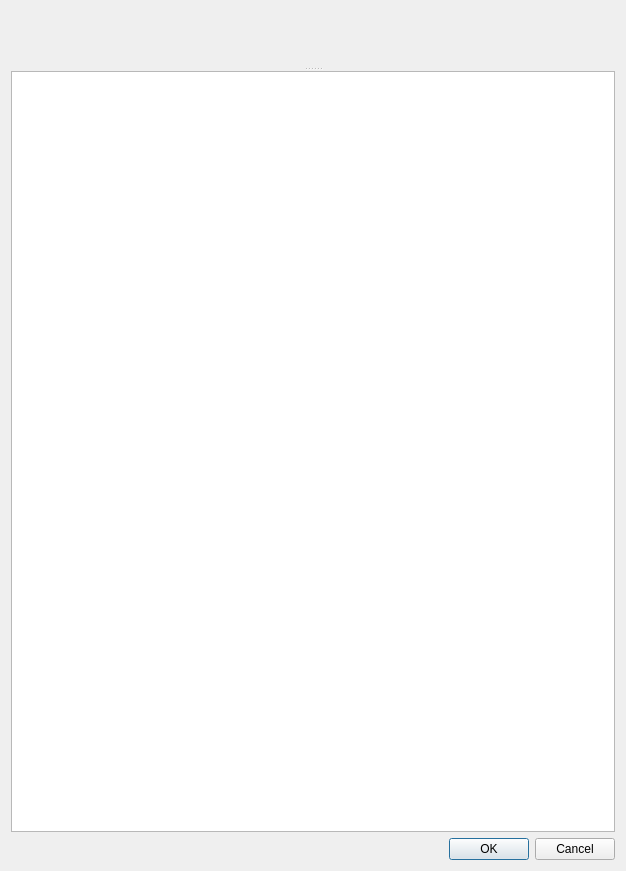
<?xml version="1.0" encoding="UTF-8"?>
<ui version="4.0">
 <class>mapperdialog</class>
 <widget class="QDialog" name="mapperdialog">
  <property name="geometry">
   <rect>
    <x>0</x>
    <y>0</y>
    <width>626</width>
    <height>871</height>
   </rect>
  </property>
  <property name="windowTitle">
   <string>Dialog</string>
  </property>
  <layout class="QVBoxLayout" name="verticalLayout">
   <item>
    <widget class="QSplitter" name="splitter">
     <property name="orientation">
      <enum>Qt::Vertical</enum>
     </property>
     <widget class="QLabel" name="lb_image">
      <property name="maximumSize">
       <size>
        <width>800</width>
        <height>600</height>
       </size>
      </property>
      <property name="text">
       <string/>
      </property>
      <property name="pixmap">
       <pixmap resource="../appresources.qrc">:/images/cityoflove.jpg</pixmap>
      </property>
      <property name="scaledContents">
       <bool>true</bool>
      </property>
     </widget>
     <widget class="QPlainTextEdit" name="te_info">
      <property name="readOnly">
       <bool>true</bool>
      </property>
     </widget>
    </widget>
   </item>
   <item>
    <widget class="QDialogButtonBox" name="buttonBox">
     <property name="orientation">
      <enum>Qt::Horizontal</enum>
     </property>
     <property name="standardButtons">
      <set>QDialogButtonBox::Cancel|QDialogButtonBox::Ok</set>
     </property>
    </widget>
   </item>
  </layout>
 </widget>
 <resources>
  <include location="../appresources.qrc"/>
 </resources>
 <connections>
  <connection>
   <sender>buttonBox</sender>
   <signal>accepted()</signal>
   <receiver>mapperdialog</receiver>
   <slot>accept()</slot>
   <hints>
    <hint type="sourcelabel">
     <x>248</x>
     <y>254</y>
    </hint>
    <hint type="destinationlabel">
     <x>157</x>
     <y>274</y>
    </hint>
   </hints>
  </connection>
  <connection>
   <sender>buttonBox</sender>
   <signal>rejected()</signal>
   <receiver>mapperdialog</receiver>
   <slot>reject()</slot>
   <hints>
    <hint type="sourcelabel">
     <x>316</x>
     <y>260</y>
    </hint>
    <hint type="destinationlabel">
     <x>286</x>
     <y>274</y>
    </hint>
   </hints>
  </connection>
 </connections>
</ui>
